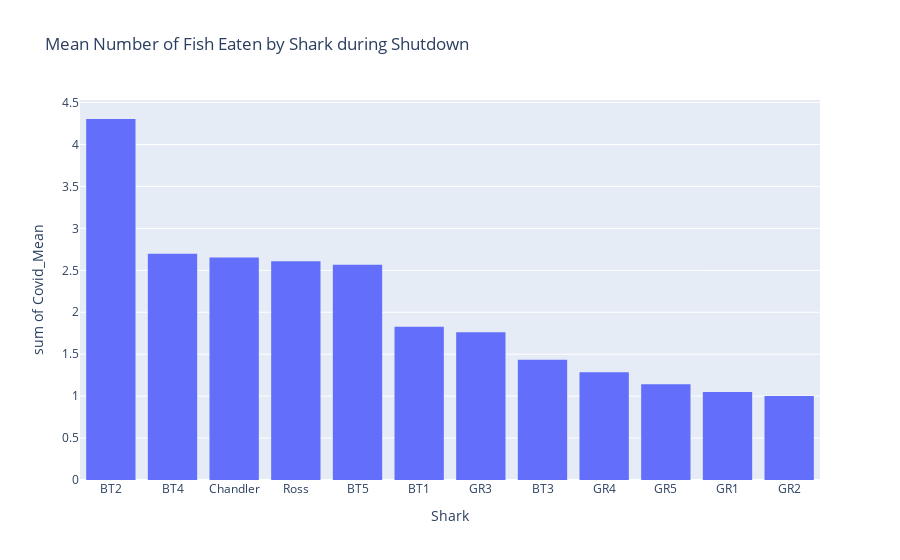

The notebook cell saved with this chart:
### Code cell
fig = px.histogram(covid_eaten_means_sorted, x="Shark", y="Covid_Mean", 
                   title = "Mean Number of Fish Eaten by Shark during Shutdown",
                  labels={
                     "Shark": "Shark",
                     "Mean": " Mean Number of Fish",
                 })
fig.show()

### Figure 1 — Plotly figure (JSON) as saved in the notebook; plotly's stock layout.template omitted (floating-point values rounded to 4 significant figures)
{"data": [{"alignmentgroup": "True", "bingroup": "x", "histfunc": "sum", "hovertemplate": "Shark=%{x}<br>sum of Covid_Mean=%{y}<extra></extra>", "legendgroup": "", "marker": {"color": "#636efa"}, "name": "", "offsetgroup": "", "orientation": "v", "showlegend": false, "type": "histogram", "x": ["BT2", "BT4", "Chandler", "Ross", "BT5", "BT1", "GR3", "BT3", "GR4", "GR5", "GR1", "GR2"], "xaxis": "x", "y": [4.304, 2.696, 2.652, 2.609, 2.565, 1.826, 1.762, 1.435, 1.286, 1.143, 1.048, 1], "yaxis": "y"}], "layout": {"barmode": "relative", "legend": {"tracegroupgap": 0}, "title": {"text": "Mean Number of Fish Eaten by Shark during Shutdown"}, "xaxis": {"anchor": "y", "domain": [0, 1], "title": {"text": "Shark"}}, "yaxis": {"anchor": "x", "domain": [0, 1], "title": {"text": "sum of Covid_Mean"}}}}
